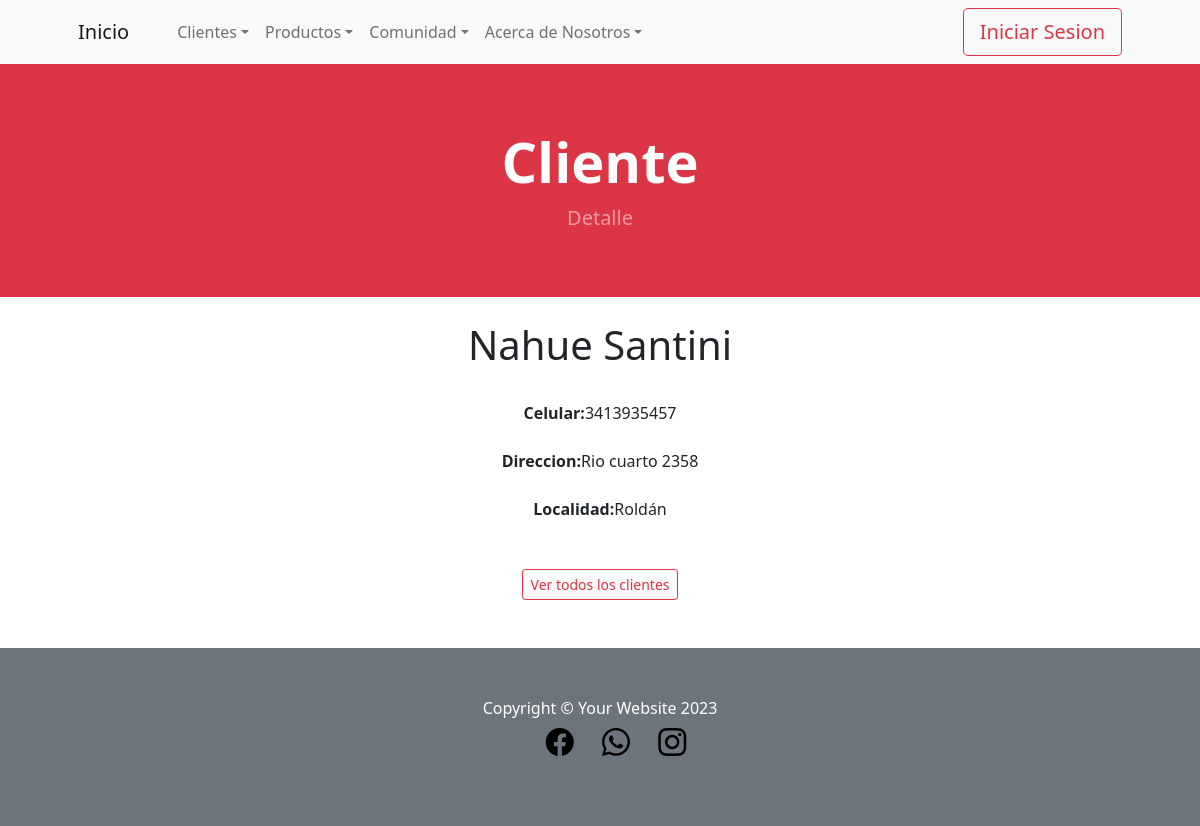
/SanApp/detalle_cliente/49/, run on the app's committed database.
### SanApp/models.py (models this page shows, shortened)
class Cliente(models.Model):
    nombre = models.CharField(max_length=50)
    apellido = models.CharField(max_length=50)
    celular = models.IntegerField()
    direccion = models.CharField(max_length=50)
    localidad = models.CharField(max_length=50)

### SanApp/views.py (the view)
# urls.py: path('detalle_cliente/<int:id>/', detalle_cliente, name="detalle_cliente"),
def detalle_cliente(request,id):
    cliente = Cliente.objects.get(id=id)
    contexto = {"cliente":cliente}
    return render(request, "SanApp/detalle_cliente.html", contexto)

### SanApp/templates/SanApp/detalle_cliente.html
{% extends 'SanApp/base.html' %}
{% load static %}
{% block contenidoQueCambia %}
<header class="bg-danger py-5">
    <div class="container px-4 px-lg-5 my-3">
        <div class="text-center text-white">
            <h1 class="display-4 fw-bolder">Cliente</h1>
            <p class="lead fw-normal text-white-50 mb-0">Detalle</p>
        </div>
    </div>
</header><br>
    <body>
        <div>
            <div  class="d-flex justify-content-center aling-items-center">
                    <h1>{{cliente.nombre}}
                        {{cliente.apellido}}
                    </h1>
            </div><br>
                <table>
                    <div class="d-flex justify-content-center aling-items-center">
                    <b>Celular:  </b>{{cliente.celular}}</div><br>
                    <div class="d-flex justify-content-center aling-items-center">
                    <b>Direccion:  </b>{{cliente.direccion}}</div><br>
                    <div class="d-flex justify-content-center aling-items-center">
                    <b>Localidad:  </b>{{cliente.localidad}}</div><br><br>
                </table>
        </div>
        <div class="d-flex justify-content-center aling-items-center">
            <a href="{% url 'Leer_cliente' %}" class="btn btn-outline-danger btn-light btn-sm"> Ver todos los clientes</a>
        </div>
    </body>
<br><br>
</html>
{% endblock %}

### data on the page
Cliente: nombre "Nahue", apellido "Santini", celular "3413935457", direccion "Rio cuarto 2358", localidad "Roldán"
